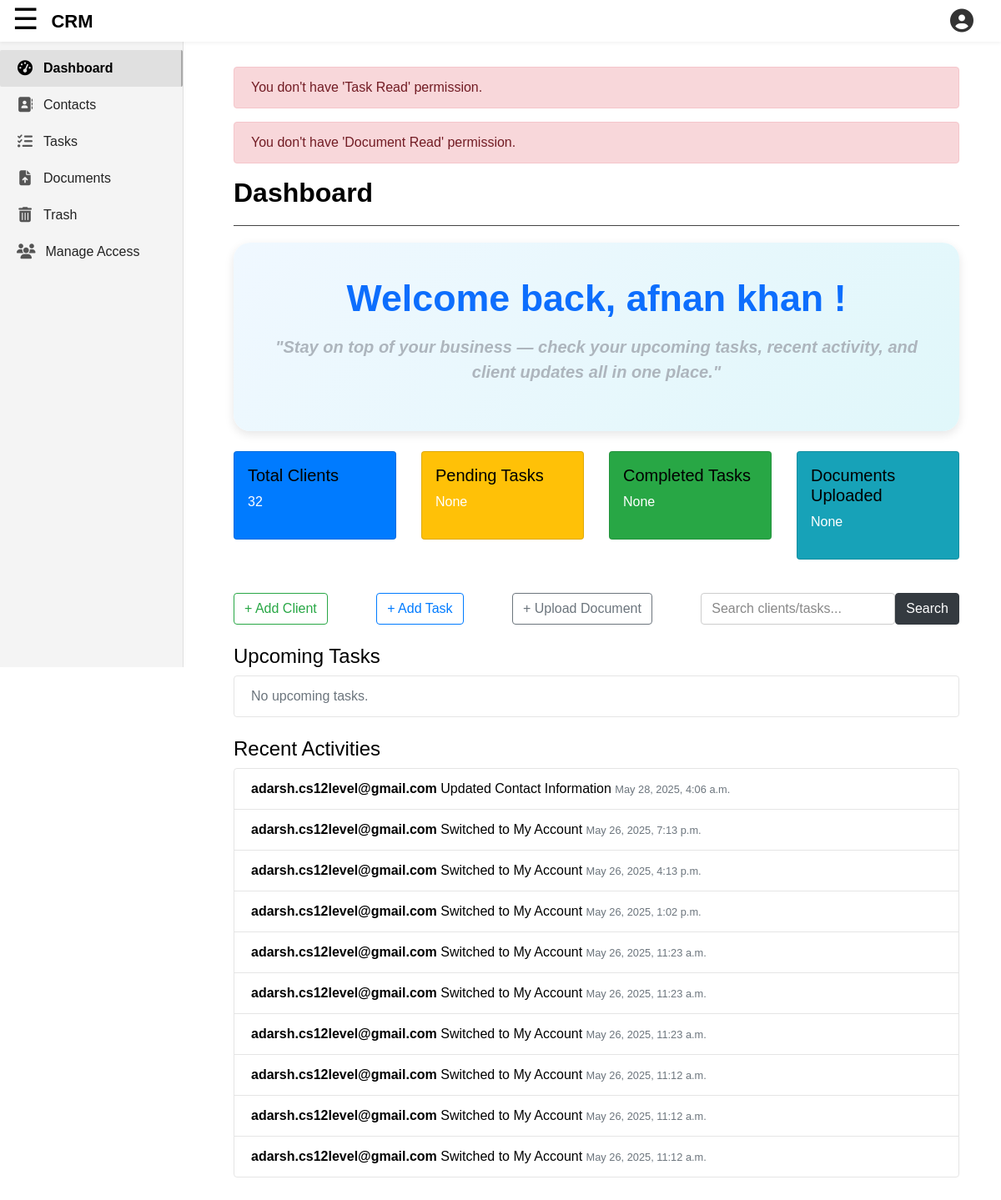
Screenshot of /apps/dashboard/ (signed in) with the database file from the repository.
### accounts/models.py (models this page shows, shortened)
class BusinessUser(models.Model):
    public_id = models.UUIDField(default=uuid.uuid4, unique=True, editable=False)
    company_email = models.EmailField(max_length=60, unique=True, null=True, blank=True)
    company_name = models.CharField(max_length=95, unique=True, null=True, blank=True)
    industry = models.CharField(max_length=100, blank=True, null=True)
    job_title = models.CharField(max_length=255, blank=True, null=True)
    employees = models.IntegerField(default=None, blank=True, null=True)
    website = models.URLField(max_length=200, blank=True, null=True)
    address = models.TextField(blank=True, null=True)
    country = models.CharField(max_length=100, blank=True, null=True)
    phone = models.CharField(max_length=15, blank=True, null=True)
    last_login = models.DateTimeField(auto_now=True)
    company_logo = models.ImageField(upload_to=get_image_filepath, blank=True, null=True, default=get_default_image)
    user = models.OneToOneField(User, on_delete=models.CASCADE)
    def __str__(self):
        return f"{self.company_email}"

### client/models.py (models this page shows, shortened)
class ActivityLog(models.Model):
    user = models.ForeignKey(BusinessUser, on_delete=models.CASCADE)
    action = models.CharField(max_length = 255)
    timestamp = models.DateTimeField(auto_now_add = True)

### featuredApp/views.py (the view)
# urls.py: path('dashboard/', views.dashboard_view, name='appDashboard'),
@login_required
def dashboard_view(request, *args, **kwargs):
    user = request.user.businessuser
    logged_in_user = request.user.businessuser
    if request.session.get('active_business_user_id') == None:
        logged_in_user = request.user.businessuser
        request.session['active_business_user_id'] = logged_in_user.id
        active_business_user = logged_in_user
    else:
        active_id = request.session.get('active_business_user_id')
        active_business_user = get_object_or_404(BusinessUser, id=active_id)
    query = request.GET.get("q")
    search_result = []
    find_client_by_query = None
    find_tasks_by_query = None
    find_document_by_query = None
    recent_activities = ActivityLog.objects.filter(user = active_business_user).order_by('-timestamp')[:10]  # latest 10
    today = timezone.now().date()
    upcoming_tasks = Task.objects.filter(
        user=logged_in_user,
        due_date__gte=today,
    ).exclude(status="Completed").order_by('due_date')[:5]
    if get_active_business_user_with_permission(request, 'can_read_contact', show_err='Contact Read')[1]:
        total_client = len(Client.objects.filter(companyAssignee = active_business_user))
        if query:
            find_client_by_query = Client.objects.filter(name__icontains=query, companyAssignee = active_business_user)
            search_result += list(find_client_by_query)
    else:
        total_client = None
    if get_active_business_user_with_permission(request, 'can_read_task', show_err='Task Read')[1]:
        total_tasks_object = Task.objects.filter(user = active_business_user)
        completed_tasks = len(total_tasks_object.filter(status='Completed'))
        pending_tasks = len(total_tasks_object) - completed_tasks
        if query:
            find_tasks_by_query = Task.objects.filter(task_name__icontains = query, user = active_business_user)
            search_result += list(find_tasks_by_query)
    else:
        pending_tasks = None
        completed_tasks = None
    if get_active_business_user_with_permission(request, 'can_read_document', show_err='Document Read')[1]:
        total_documents = len(Document.objects.filter(user = active_business_user))
        if query:
            find_document_by_query = Document.objects.filter(document_name__icontains = query, user = active_business_user)
            search_result += list(find_document_by_query)
    else:
        total_documents = None
    accessible_accounts = user.accessible_accounts.select_related('owner', 'role')
    context = {
        "search_results": search_result,
        "find_client_by_query" : find_client_by_query,
        "find_tasks_by_query" : find_tasks_by_query,
        "find_document_by_query" : find_document_by_query,
        "query": query,
        "recent_activities": recent_activities,
        'upcoming_tasks': upcoming_tasks,
        'businessuser': user,
        'accessible_accounts': accessible_accounts,
        'self_account': user,
        'total_clients': total_client,
        'pending_tasks': pending_tasks,
        'completed_tasks': completed_tasks,
        'total_documents': total_documents,
    }
    return render(
        request,
        'featuredApp/dashboard.html',
        context,
    )

### accounts/forms.py
class FeedbackForm(forms.Form):
    description = forms.CharField(
        label="Your Feedback",
        widget=forms.Textarea(attrs={
            'class': 'form-control',
            'placeholder': 'Share your thoughts...',
            'rows': 3,
        })
    )
    allow_contact = forms.BooleanField(
        required=False,
        label="Allow us to reach out via email",
        widget=forms.CheckboxInput(attrs={'class': 'form-check-input'})
    )

### client/models.py (called while the page is built)
    def get_queryset(self):
        return super().get_queryset().filter(is_deleted = False)

### featuredApp/context_processor.py (called while the page is built)
def accessible_accounts(request):
    if request.user.is_authenticated:
        accounts = request.user.businessuser.accessible_accounts.select_related('owner', 'role')
        self_account = request.user.businessuser
    else:
        accounts = []
        self_account = None
    return {
        'self_account': self_account,
        'accessible_accounts': accounts,
    }

def feedback_form_processor(request):
    return {'feedback_form': FeedbackForm()}

### featuredApp/templates/featuredApp/dashboard.html (shortened to what this page needs)
{% extends 'featuredApp/base.html' %}
{% load static %}
{% block addCSSlink %}
	<link rel="stylesheet" type="text/css" href="{% static 'featuredApp/dashboard.css' %}">
{% endblock addCSSlink %}
{% block contentBody1 %}
	<h2 style="font-weight: bolder;"> Dashboard </h2>
	<hr class="division-line-h2" style="">
    <div class="mb-4">
        <div class="welcome-box" id="welcomeBox">
            <h2>Welcome back,
                {% if user.get_full_name %}
                    {{ user.get_full_name }}
                {% elif social %}
                    {{ social.extra_data.name }}
                {% elif user.businessuser.company_name %}
                    {{ user.businessuser.company_name }}
                {% else %}
                    User
                {% endif %}!
            </h2>
            <p>"Stay on top of your business — check your upcoming tasks, recent activity, and client updates all in one place."</p>
        </div>
    </div>
    <div class="row text-white">
        <div class="col-md-3 mb-3">
            <div class="card bg-primary p-3">
                <h5>Total Clients</h5>
                <p>{{ total_clients }}</p>
            </div>
        </div>
        <div class="col-md-3 mb-3">
            <div class="card bg-warning p-3">
                <h5>Pending Tasks</h5>
                <p>{{ pending_tasks }}</p>
            </div>
        </div>
        <div class="col-md-3 mb-3">
            <div class="card bg-success p-3">
                <h5>Completed Tasks</h5>
                <p>{{ completed_tasks }}</p>
            </div>
        </div>
        <div class="col-md-3 mb-3">
            <div class="card bg-info p-3">
                <h5>Documents Uploaded</h5>
                <p>{{ total_documents }}</p>
            </div>
        </div>
    </div>
    <div class="d-flex justify-content-between my-4">
        <a class="btn btn-outline-success" href="{% url 'appContacts' %}">+ Add Client</a>
        <a class="btn btn-outline-primary" href="{% url 'appTasks' %}">+ Add Task</a>
        <a class="btn btn-outline-secondary" href="{% url 'appDocuments' %}">+ Upload Document</a>
        <form class="d-flex" method="get" action="#">
            <input class="form-control me-2" name="q" type="search" placeholder="Search clients/tasks...">
            <button class="btn btn-dark" type="submit">Search</button>
        </form>
    </div>
    <h4>Upcoming Tasks</h4>
    <ul class="list-group mb-4">
        {% for task in upcoming_tasks %}
            <li class="list-group-item d-flex justify-content-between align-items-center dashboard-ul-list-item">
                {{ task.task_name }} —
                <span class="">{{ task.due_date }}</span>
            </li>
            {% empty %}
            <li class="list-group-item text-muted dashboard-ul-list-item">No upcoming tasks.</li>
        {% endfor %}
    </ul>
    <h4>Recent Activities</h4>
    <ul class="list-group mb-4">
        {% for activity in recent_activities %}
            <li class="list-group-item dashboard-ul-list-item">
                <strong>{{ activity.user }}</strong>
                {{ activity.action }}
                <small class="text-muted">{{ activity.timestamp }}</small>
            </li>
        {% empty %}
            <li class="list-group-item text-muted dashboard-ul-list-item">No recent activities found.</li>
        {% endfor %}
    </ul>
{% endblock contentBody1 %}

### accounts/static/accounts/base.css (style rules this page uses)
body { background: #fafafa; color: #333333; margin-top: 5rem; }
h1, h2, h3, h4, h5, h6 { color: #444444; }
ul { margin: 0; }

### featuredApp/static/featuredApp/base.css (style rules this page uses)
:root { --heading-color: black; --body-background-color: #ffffff; --body-color: #222; --top-header-background-color: #ffffff; --top-header-color: #222; --sidebar-background-color: #f4f4f4; --sidebar-color: #222; --sidebar-border-right-color: #e0e0e0; --menu-items-a-color: #222; --menu-items-a-i-color: #555; --menu-items-a-hover-background-color: #e0e0e0; --menu-items-a-hover-border-right-color: darkgray; --top-header-background-color: #ffffff; --top-header-menu-toggle-color: black; --top-header-logo-color: black; --top-header-right-nav-account-icon: #333; --top-header-box-shadow-color: rgba(0,0,0,0.05); --account-panel-background-color: #fff; --account-panel-border-left-color: #e5e5e5; --account-panel-company-name-color: #222; --account-panel-company-email-color: #777; --account-panel-body-a-hover: #007bff; --account-panel-header-border-bottom: #eee; --account-panel-header-profile-link-color: #0000EE; --account-panel-body-menu-background-color: #e0e0e0; --account-panel-appearance-color: black; --account-panel-appearance-background-color: #fff; --account-panel-appearance-border-left-color: #e5e5e5; --account-panel-appearance-back-img: black; --account-panel-appearance-menu-hover-background-color: #eee; --featuredApp-dashboard-welcome-box: linear-gradient(135deg, #f0f8ff, #e0f7fa); --featuredApp-dashboard-welcome-box-p-color: #adb5bd; --featuredApp-dashboard-division-line-h2: #444; --featuredApp-dashboard-ul-list-item-background-color: white; --featuredApp-dashboard-ul-list-item-color: black; --featuredApp-dashboard-ul-list-item-border-color: #e5e5e5; --featuredApp-dashboard-ul-list-item-a-hover: #007bff; --featuredApp-contacts-table-border-color: #e0e0e0; --featuredApp-contacts-a-hover: #007bff; --featuredApp-contacts-checkbox-accent-color: #007bff; --featuredApp-contacts-icon-button-background-color: white; --featuredApp-contacts-icon-button-color: black; --featuredApp-contacts-form-control-input-bg: #ffffff; --featuredApp-contacts-form-control-input-color: #222222; --featuredApp-contacts-form-control-input-border: #ccc; --featuredApp-contacts-form-control-input-placeholder: #888; --featuredApp-contacts-form-control-input-focus-border: #007bff; --featuredApp-contacts-form-control-input-caret-color: #222; --featuredApp-contacts-form-add-pop-up-window-background-color: white; --featuredApp-contacts-form-add-pop-up-window-color: black; --featuredApp-tasks-date-and-time: invert(0); --featuredApp-trash-table-striped-odd-background-color: #fff; --featuredApp-trash-table-striped-odd-color: #f9f9f9; }
html, body { font-size: 16px; margin: 0; padding: 0; font-family: sans-serif; height: 100%; }
h1, h2, h3, h4, h5, h6 { color: var(--heading-color); }
.handle-body-level { background-color: var(--body-background-color); color: var(--body-color); padding-bottom: 200px; }
.form-control { background-color: var(--featuredApp-contacts-form-control-input-bg); color: var(--featuredApp-contacts-form-control-input-color); border: 1px solid var(--featuredApp-contacts-form-control-input-border); caret-color: var(--featuredApp-contacts-form-control-input-caret-color); }
.form-control::placeholder { color: var(--featuredApp-contacts-form-control-input-placeholder); }

### featuredApp/templates/featuredApp/dashboard.html (style rules this page uses)
.welcome-box { background: var(--featuredApp-dashboard-welcome-box); padding: 2.5rem; border-radius: 20px; text-align: center; box-shadow: 0 4px 12px rgba(0,0,0,0.1); animation: slideFadeIn 1s ease-out; }
.welcome-box h2 { font-size: 2.8rem; font-weight: 800; color: #0d6efd; margin-bottom: 1rem; }
.welcome-box p { font-size: 1.25rem; color: var(--featuredApp-dashboard-welcome-box-p-color); font-style: italic; font-weight: 600; }
.division-line-h2 { margin: 20px 0; border-color: var(--featuredApp-dashboard-division-line-h2); }
.dashboard-ul-list-item { background-color: var(--featuredApp-dashboard-ul-list-item-background-color); color: var(--featuredApp-dashboard-ul-list-item-color); border-color: var(--featuredApp-dashboard-ul-list-item-border-color); }

### rows the page displays
ActivityLog: user "adarsh.cs12level@gmail.com", action "Updated Contact Information", timestamp "May 28, 2025, 4:06 a.m."
ActivityLog: user "adarsh.cs12level@gmail.com", action "Switched to My Account", timestamp "May 26, 2025, 7:13 p.m."
ActivityLog: user "adarsh.cs12level@gmail.com", action "Switched to My Account", timestamp "May 26, 2025, 4:13 p.m."
ActivityLog: user "adarsh.cs12level@gmail.com", action "Switched to My Account", timestamp "May 26, 2025, 1:02 p.m."
ActivityLog: user "adarsh.cs12level@gmail.com", action "Switched to My Account", timestamp "May 26, 2025, 11:23 a.m."
ActivityLog: user "adarsh.cs12level@gmail.com", action "Switched to My Account", timestamp "May 26, 2025, 11:23 a.m."
ActivityLog: user "adarsh.cs12level@gmail.com", action "Switched to My Account", timestamp "May 26, 2025, 11:23 a.m."
ActivityLog: user "adarsh.cs12level@gmail.com", action "Switched to My Account", timestamp "May 26, 2025, 11:12 a.m."
ActivityLog: user "adarsh.cs12level@gmail.com", action "Switched to My Account", timestamp "May 26, 2025, 11:12 a.m."
ActivityLog: user "adarsh.cs12level@gmail.com", action "Switched to My Account", timestamp "May 26, 2025, 11:12 a.m."

### other values shown
{{ message }} "You don't have 'Task Read' permission." "You don't have 'Document Read' permission."
{{ user.businessuser.company_name }} "afnan khan"
{{ total_clients }} "32"
{{ pending_tasks }} "None"
{{ completed_tasks }} "None"
{{ total_documents }} "None"
